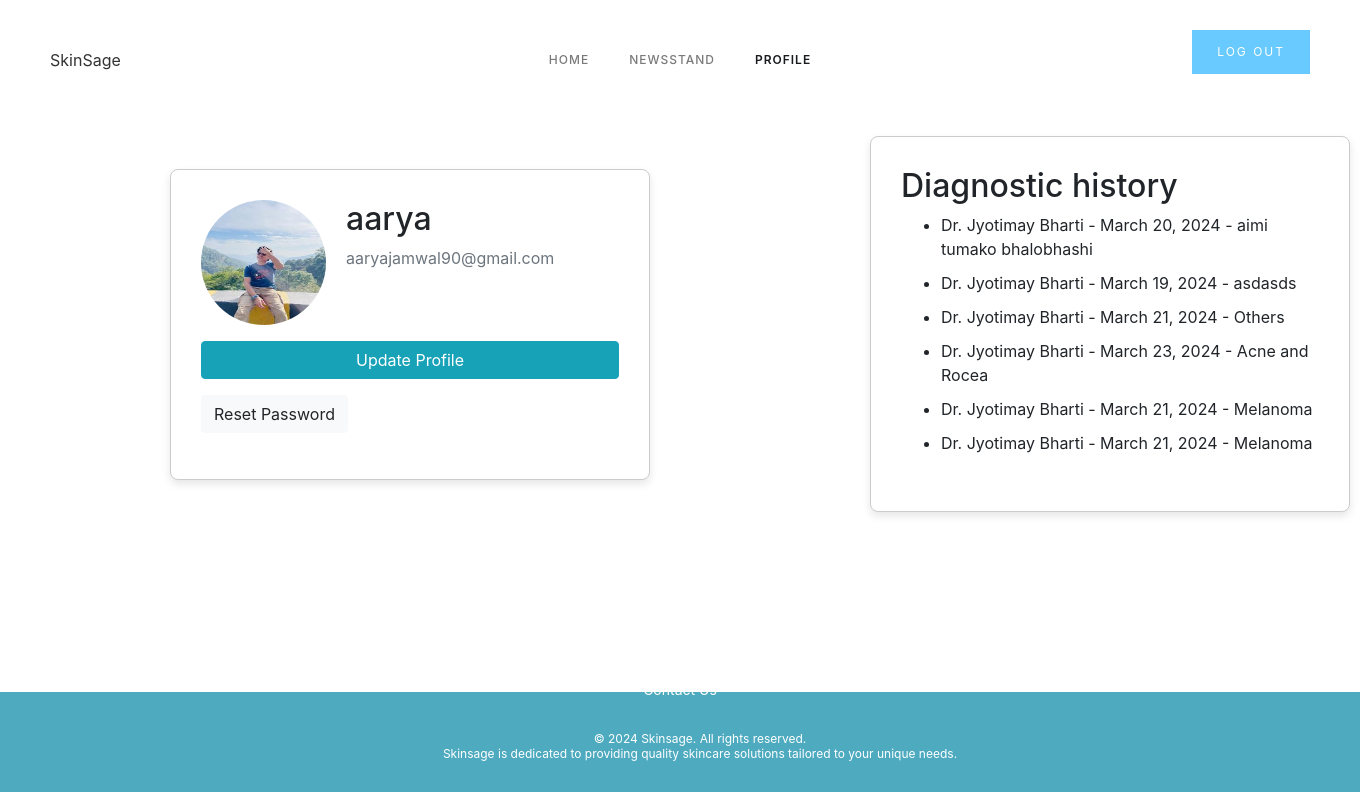
The page /profile/ (signed in) on the database as committed earlier.
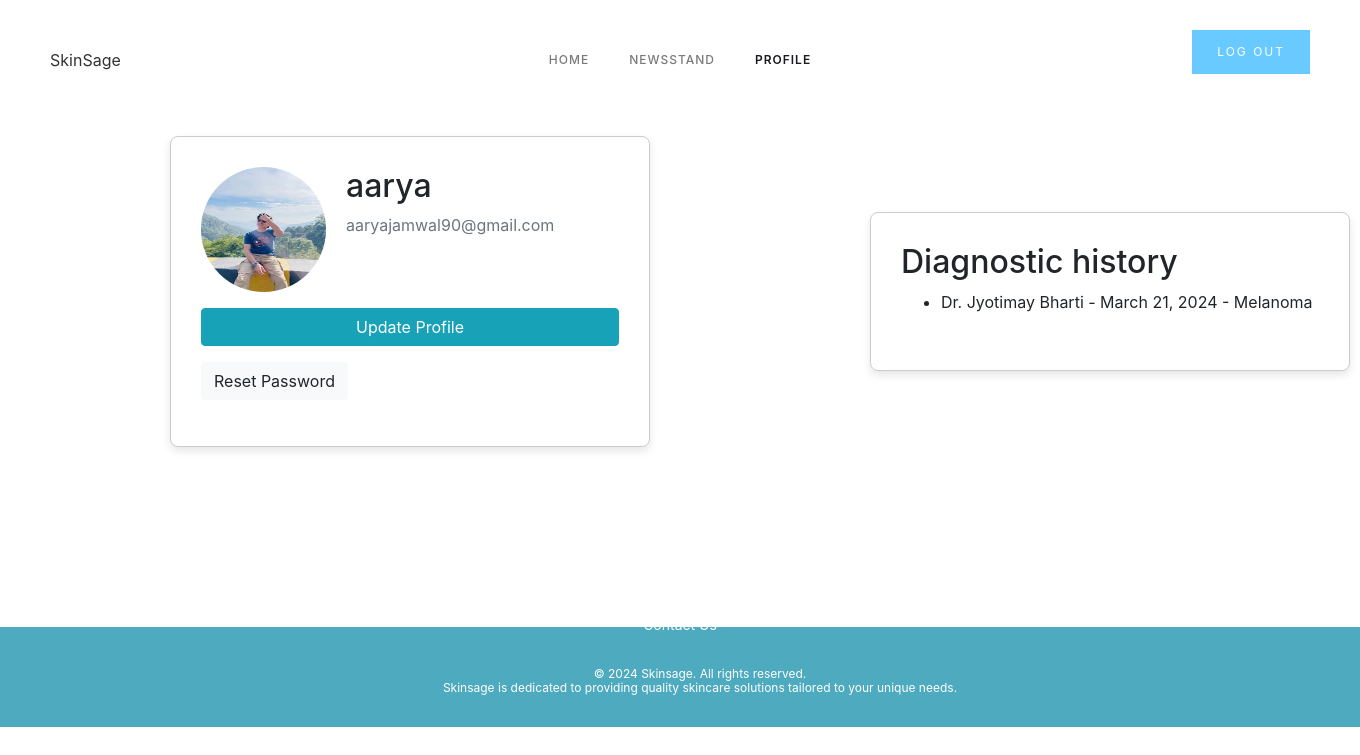
The same page on the database as committed later.
### users/models.py (models this page shows, shortened)
class Appointment(models.Model):
    user = models.ForeignKey(User, on_delete=models.CASCADE)
    doctor = models.ForeignKey(Doctor, on_delete=models.CASCADE, default=1)
    date = models.DateField(null=True)
    additional_info = models.TextField(blank=True)
    disease = models.TextField(null=True)
    time = models.TimeField(null=True)

class Doctor(models.Model):
    name = models.CharField(max_length=255)
    location = models.ForeignKey(Location, on_delete=models.CASCADE)
    image = models.ImageField(default='default.jpg', upload_to='profile_pics')
    speciality = models.TextField(max_length=100, null=True)
    qualification = models.TextField(max_length=100, null=True)
    address = models.TextField(null=True, max_length=255)
    phone = models.IntegerField(null=True)
    def __str__(self):
        return self.name

class Profile(models.Model):
    user = models.OneToOneField(User, on_delete=models.CASCADE)
    image = models.ImageField(default='default.jpg', upload_to='profile_pics')

### users/views.py (the view)
# urls.py: path('profile/', views.profile, name='profile'),
@login_required()
def profile(request):
    user_appointments = Appointment.objects.filter(user=request.user)
    return render(request,'users/profile.html', {'appointments': user_appointments})

### users/templates/users/profile.html (shortened to what this page needs)
{% extends 'skin_app/base.html' %}
{% load static %}
{% block content %}
<head>
    <link rel="stylesheet" href="https://cdn.jsdelivr.net/npm/bootstrap@4.3.1/dist/css/bootstrap.min.css"
>
</head>
<body>
<br><br><br><br>
        <div class="container-6 w-container">
    <div class="card-container w-layout-blockcontainer container-12 w-container">
        <div class="card">
            <h2>Diagnostic history</h2>
            {% if appointments %}
                    <ul>
                        {% for appointment in appointments reversed %}
                            <li>
                                {{ appointment.doctor }} - {{ appointment.date }} - {{ appointment.additional_info}}
                            </li>
                        {% endfor %}
                    </ul>
                {% else %}
                    <p>No appointments found.</p>
                {% endif %}
        </div>
    </div>
    <div class="card-container w-layout-blockcontainer container-13 w-container">
        <div class="card">
            <div class="media">
                <img class="rounded-circle account-img" src="{{ user.profile.image.url }}">
                <div class="media-body">
                    <h2 class="account-heading">{{ user.username }}</h2>
                    <p class="text-secondary">{{ user.email }}</p>
                </div>
            </div>
            <a class="btn btn-info mb-3" href="{% url 'update-profile' %}">Update Profile</a>
            <div>
                <a class="btn btn-light mb-3" href="{% url 'password_reset' %}">Reset Password</a>
            </div>
        </div>
    </div>
</div>
</body>
<br><br><br><br><br>
{% endblock content %}

### skin_app/templates/skin_app/base.html (shortened to what this page needs)
{% load static %}
<html data-wf-domain="plantics-65999e.webflow.io" data-wf-page="65d59ebd1d3088545028bc7e"
    data-wf-site="65d59ebc1d3088545028bc49" lang="en"
    class="w-mod-js wf-montserrat-n1-active wf-montserrat-n2-active wf-montserrat-n3-active wf-montserrat-n4-active wf-montserrat-n5-active wf-montserrat-n6-active wf-montserrat-n7-active wf-montserrat-n8-active wf-montserrat-n9-active wf-montserrat-i9-active wf-montserrat-i4-active wf-montserrat-i6-active wf-montserrat-i2-active wf-montserrat-i5-active wf-montserrat-i8-active wf-montserrat-i7-active wf-montserrat-i3-active wf-montserrat-i1-active wf-droidserif-n4-active wf-droidserif-i4-active wf-droidserif-n7-active wf-droidserif-i7-active wf-active">
<head>
    <link href="{% static 'skin_app/style1.css' %}" rel="stylesheet" type="text/css">
    <link rel="stylesheet" href="{% static 'skin_app/style.css' %}" media="all">
</head>
<body class="body">
    <div data-collapse="medium" data-animation="default" data-duration="400" data-easing="ease" data-easing2="ease"
        role="banner" class="navigation w-nav">
        <div class="navigation-wrap"><a href="/" aria-current="page" class="logo-link w-nav-brand w--current"
                aria-label="home">SkinSage</a>
            <div class="menu">
                {% if user.is_authenticated %}
                <nav role="navigation" class="navigation-items w-nav-menu"><a href="{% url 'dashboard'%}"
                        aria-current="page" class="navigation-item w-nav-link w--current">home</a>
                    <link rel="prerender" href="/"><a href="{% url 'newsstand' %}"
                        class="navigation-item w-nav-link">newsstand</a>
                        <a href="{% url 'profile' %}" class="navigation-item w-nav-link">profile</a>
                </nav>
                {% else %}
                <nav role="navigation" class="navigation-items w-nav-menu"><a href="/" aria-current="page"
                        class="navigation-item w-nav-link w--current">home</a>
                    <link rel="prerender" href="/"><a href="{% url 'newsstand' %}"
                        class="navigation-item w-nav-link">newsstand</a>
                </nav>
                {% endif %}
            </div>
            {% if user.is_authenticated %}
            <form action="{% url 'logout' %}" method="post">
                <button type="submit" class="button cc-contact-us w-inline-block">Log Out</button>
            </form>
            {% else %}
            <a href="{% url 'login' %}" class="button cc-contact-us w-inline-block">
                <div class="logo-link">Log in</div>
            </a>
            {% endif %}
        </div>
    </div>
    <div class="col-md-8">
        {% block content %}{% endblock %}
    </div>
    <footer>
        <section class="section-4">
            <h1 class="heading">
                <strong class="bold-text-3">
                    &copy; 2024 Skinsage. All rights reserved.<br>
                    Skinsage is dedicated to providing quality skincare solutions tailored to your unique needs.
                </strong>
            </h1>
            <a href="{% url 'contact' %}"
                style="display: block; text-align: center; margin-bottom: 2px; color: #ffff; font-size: 14px; margin-top: -90px;">Contact
                Us</a>
        </section>
    </footer>
</body>
</html>

### users/templates/users/profile.html (style rules this page uses)
.container-6 { display: flex; justify-content: center; align-items: center; margin-top: 40px; }
.card-container { width: 80%; }
.card { background-color: #fff; border: 1px solid #ccc; padding: 30px; border-radius: 8px; box-shadow: 0 4px 8px rgba(0, 0, 0, 0.1); margin-bottom: 20px; width: 100%; }
.w-layout-blockcontainer { max-width: 940px; margin-left: 20px; margin-right: -1200px; display: block; }
.account-img { height: 125px; width: 125px; margin-right: 20px; margin-bottom: 16px; }

Rows that differ between the two databases and show on the page:
removed Appointment: doctor "Dr. Jyotimay Bharti", date "March 20, 2024", additional_info "aimi tumako bhalobhashi"
removed Appointment: doctor "Dr. Jyotimay Bharti", date "March 19, 2024", additional_info "asdasds"
removed Appointment: doctor "Dr. Jyotimay Bharti", date "March 21, 2024", additional_info "Others"
removed Appointment: doctor "Dr. Jyotimay Bharti", date "March 23, 2024", additional_info "Acne and Rocea"
removed Appointment: doctor "Dr. Jyotimay Bharti", date "March 21, 2024", additional_info "Melanoma"
